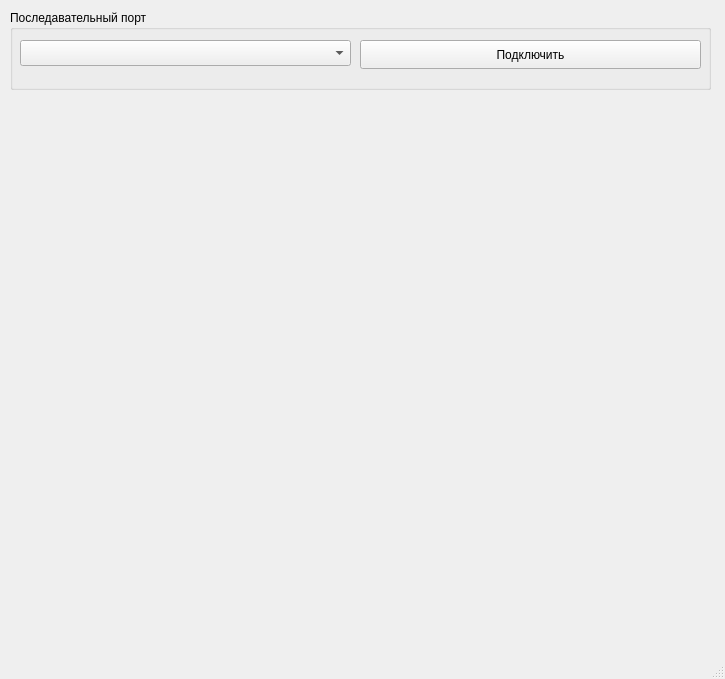
<?xml version="1.0" encoding="UTF-8"?>
<ui version="4.0">
 <class>MainWindow</class>
 <widget class="QMainWindow" name="MainWindow">
  <property name="geometry">
   <rect>
    <x>0</x>
    <y>0</y>
    <width>725</width>
    <height>679</height>
   </rect>
  </property>
  <property name="windowTitle">
   <string>MainWindow</string>
  </property>
  <widget class="QWidget" name="centralwidget">
   <widget class="QGroupBox" name="groupBox">
    <property name="geometry">
     <rect>
      <x>10</x>
      <y>10</y>
      <width>701</width>
      <height>80</height>
     </rect>
    </property>
    <property name="title">
     <string>Последавательный порт</string>
    </property>
    <widget class="QComboBox" name="cbListSerialPort">
     <property name="geometry">
      <rect>
       <x>10</x>
       <y>30</y>
       <width>331</width>
       <height>26</height>
      </rect>
     </property>
    </widget>
    <widget class="QPushButton" name="pbConnect">
     <property name="geometry">
      <rect>
       <x>350</x>
       <y>30</y>
       <width>341</width>
       <height>29</height>
      </rect>
     </property>
     <property name="text">
      <string>Подключить</string>
     </property>
     <property name="checkable">
      <bool>true</bool>
     </property>
    </widget>
   </widget>
  </widget>
  <widget class="QMenuBar" name="menubar">
   <property name="geometry">
    <rect>
     <x>0</x>
     <y>0</y>
     <width>725</width>
     <height>26</height>
    </rect>
   </property>
  </widget>
  <widget class="QStatusBar" name="statusbar"/>
 </widget>
 <resources/>
 <connections/>
</ui>
